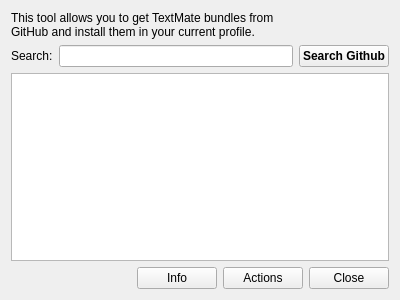
<?xml version="1.0" encoding="UTF-8"?>
<ui version="4.0">
 <class>GithubClient</class>
 <widget class="QWidget" name="GithubClient">
  <property name="geometry">
   <rect>
    <x>0</x>
    <y>0</y>
    <width>400</width>
    <height>300</height>
   </rect>
  </property>
  <property name="windowTitle">
   <string>GitHub Client</string>
  </property>
  <layout class="QVBoxLayout" name="verticalLayout">
   <item>
    <widget class="QLabel" name="label">
     <property name="text">
      <string>&lt;html&gt;&lt;head/&gt;&lt;body&gt;&lt;p&gt;This tool allows you to get TextMate bundles from &lt;br/&gt;GitHub and install them in your current profile.&lt;/p&gt;&lt;/body&gt;&lt;/html&gt;</string>
     </property>
    </widget>
   </item>
   <item>
    <layout class="QHBoxLayout" name="horizontalLayout_2">
     <item>
      <widget class="QLabel" name="label_2">
       <property name="text">
        <string>Search:</string>
       </property>
      </widget>
     </item>
     <item>
      <widget class="QLineEdit" name="lineEditQuery"/>
     </item>
     <item>
      <widget class="QPushButton" name="pushButtonSearch">
       <property name="font">
        <font>
         <weight>75</weight>
         <bold>true</bold>
        </font>
       </property>
       <property name="text">
        <string>Search Github</string>
       </property>
      </widget>
     </item>
    </layout>
   </item>
   <item>
    <widget class="QTableView" name="tableViewResults"/>
   </item>
   <item>
    <layout class="QHBoxLayout" name="horizontalLayout">
     <item>
      <spacer name="horizontalSpacer">
       <property name="orientation">
        <enum>Qt::Horizontal</enum>
       </property>
       <property name="sizeHint" stdset="0">
        <size>
         <width>40</width>
         <height>20</height>
        </size>
       </property>
      </spacer>
     </item>
     <item>
      <widget class="QPushButton" name="pushButton_5">
       <property name="text">
        <string>Info</string>
       </property>
      </widget>
     </item>
     <item>
      <widget class="QPushButton" name="pushButton_2">
       <property name="text">
        <string>Actions</string>
       </property>
      </widget>
     </item>
     <item>
      <widget class="QPushButton" name="pushClose">
       <property name="text">
        <string>Close</string>
       </property>
      </widget>
     </item>
    </layout>
   </item>
  </layout>
 </widget>
 <resources/>
 <connections>
  <connection>
   <sender>pushClose</sender>
   <signal>clicked()</signal>
   <receiver>GithubClient</receiver>
   <slot>close()</slot>
   <hints>
    <hint type="sourcelabel">
     <x>350</x>
     <y>281</y>
    </hint>
    <hint type="destinationlabel">
     <x>397</x>
     <y>30</y>
    </hint>
   </hints>
  </connection>
 </connections>
</ui>
